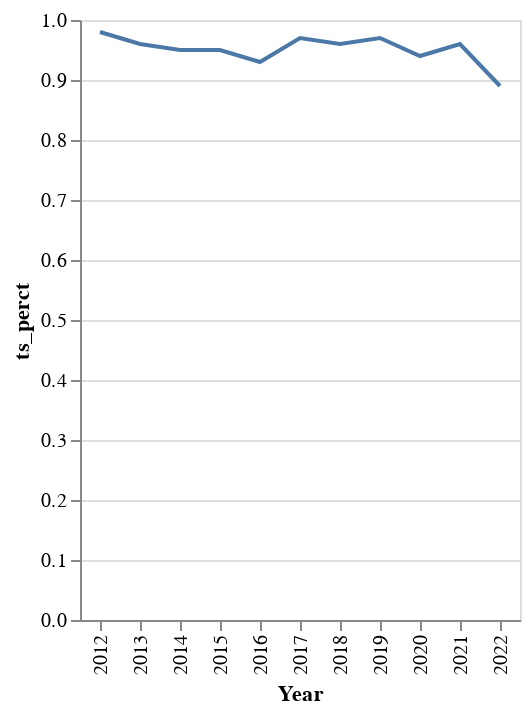

Notebook code for this chart:
### Code cell
alt.Chart(hits_c1_ts[hits_c1_ts['time_signature']==4]).mark_line().encode(
    x='Year:O',
    # column='mode:N',
    y='ts_perct:Q'
)

### Figure 1 — Vega-Lite specification as saved in the notebook (floating-point values rounded to 4 significant figures)
{"config": {"view": {"continuousWidth": 400, "continuousHeight": 300}}, "data": {"name": "data-e1d83189ed364b7325021dfb8232c762"}, "mark": "line", "encoding": {"x": {"field": "Year", "type": "ordinal"}, "y": {"field": "ts_perct", "type": "quantitative"}}, "$schema": "https://vega.github.io/schema/vega-lite/v4.17.0.json", "datasets": {"data-e1d83189ed364b7325021dfb8232c762": [{"Year": 2012, "time_signature": 4, "cnt": 98, "ts_perct": 0.98, "url": "testpic.png"}, {"Year": 2013, "time_signature": 4, "cnt": 96, "ts_perct": 0.96, "url": "testpic.png"}, {"Year": 2014, "time_signature": 4, "cnt": 95, "ts_perct": 0.95, "url": "testpic.png"}, {"Year": 2015, "time_signature": 4, "cnt": 95, "ts_perct": 0.95, "url": "testpic.png"}, {"Year": 2016, "time_signature": 4, "cnt": 93, "ts_perct": 0.93, "url": "testpic.png"}, {"Year": 2017, "time_signature": 4, "cnt": 97, "ts_perct": 0.97, "url": "testpic.png"}, {"Year": 2018, "time_signature": 4, "cnt": 96, "ts_perct": 0.96, "url": "testpic.png"}, {"Year": 2019, "time_signature": 4, "cnt": 97, "ts_perct": 0.97, "url": "testpic.png"}, {"Year": 2020, "time_signature": 4, "cnt": 94, "ts_perct": 0.94, "url": "testpic.png"}, {"Year": 2021, "time_signature": 4, "cnt": 96, "ts_perct": 0.96, "url": "testpic.png"}, {"Year": 2022, "time_signature": 4, "cnt": 89, "ts_perct": 0.89, "url": "testpic.png"}]}}
